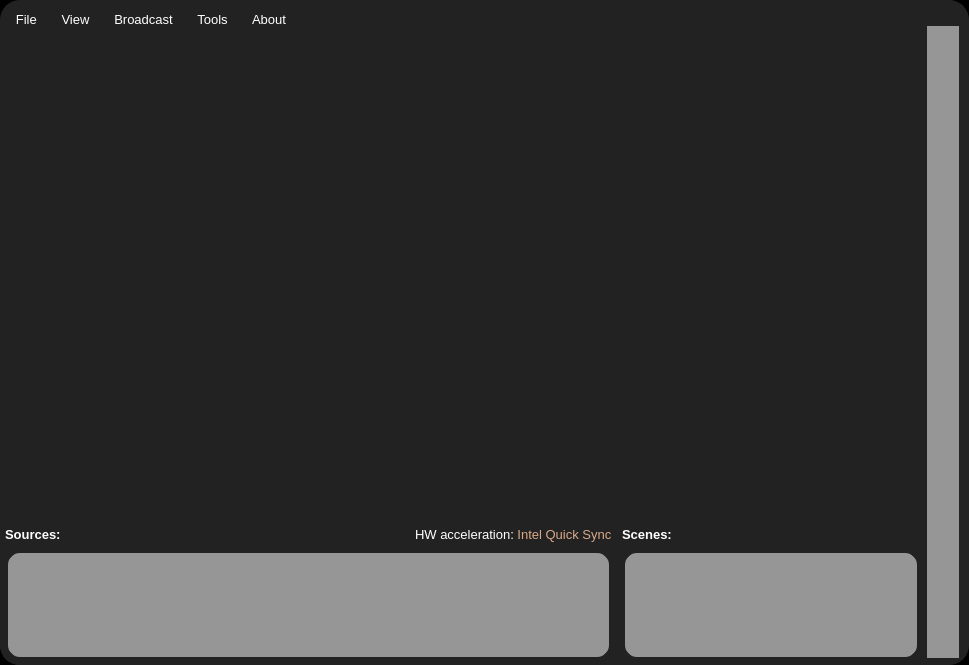
<?xml version="1.0" encoding="UTF-8"?>
<ui version="4.0">
 <class>MediaQuickSyncClass</class>
 <widget class="QMainWindow" name="MediaQuickSyncClass">
  <property name="geometry">
   <rect>
    <x>0</x>
    <y>0</y>
    <width>969</width>
    <height>665</height>
   </rect>
  </property>
  <property name="windowTitle">
   <string>MediaQuickSync</string>
  </property>
  <property name="windowIcon">
   <iconset>
    <normaloff>:/MediaQuickSync/resources/GoContactSyncLogo.ico</normaloff>:/MediaQuickSync/resources/GoContactSyncLogo.ico</iconset>
  </property>
  <property name="styleSheet">
   <string notr="true">QMainWindow{
background: black;
}</string>
  </property>
  <property name="animated">
   <bool>true</bool>
  </property>
  <property name="documentMode">
   <bool>false</bool>
  </property>
  <widget class="QWidget" name="centralWidget">
   <property name="layoutDirection">
    <enum>Qt::LeftToRight</enum>
   </property>
   <property name="autoFillBackground">
    <bool>false</bool>
   </property>
   <property name="styleSheet">
    <string notr="true">QWidget {
background: #222222;
border: 2px solid #222222;
border-radius: 20px;
}
QPushButton{
background-color: rgba( 255, 255, 255, 0% );
color: white;
}
QPushButton:hover{
background-color: rgb(53, 120, 191, 150);;
}
QListWidget{
font-size: 14px;
background: rgb(240, 240, 250);
border: 8px solid #222222;
border-radius: 20px;
}
QListWidget::item:selected{
background-color: transparent;
border: 0px;
}
QLabel{
color: white;
}
QMenuBar{
background: black;
color: white;
border-radius: 10px;
border: 10px solid black;
}
QMenu {
border: 1px solid gray;
border-radius: 10px;
background: #bbbbbb;
}

QMenu::item {
padding: 2px 20px 2px 20px;
border: 1px solid transparent; 
spacing: 20px;
}


QMenu::item:selected {
border-color: darkblue;
background: rgb(53, 120, 191, 150);
color:white;
}

QMenu::separator {
height: 2px;
margin: 2px 5px 2px 4px;
}

QMenu::indicator {
width: 20px;
height: 13px;
}</string>
   </property>
   <layout class="QGridLayout" name="gridLayout">
    <property name="leftMargin">
     <number>0</number>
    </property>
    <property name="topMargin">
     <number>0</number>
    </property>
    <property name="rightMargin">
     <number>4</number>
    </property>
    <property name="bottomMargin">
     <number>0</number>
    </property>
    <property name="spacing">
     <number>0</number>
    </property>
    <item row="0" column="0">
     <layout class="QHBoxLayout" name="horizontalLayout_5" stretch="100,1">
      <property name="spacing">
       <number>0</number>
      </property>
      <property name="sizeConstraint">
       <enum>QLayout::SetDefaultConstraint</enum>
      </property>
      <property name="leftMargin">
       <number>0</number>
      </property>
      <item>
       <layout class="QVBoxLayout" name="verticalLayout_3" stretch="0,100,1">
        <property name="spacing">
         <number>0</number>
        </property>
        <property name="sizeConstraint">
         <enum>QLayout::SetDefaultConstraint</enum>
        </property>
        <property name="topMargin">
         <number>10</number>
        </property>
        <item>
         <layout class="QHBoxLayout" name="horizontalLayout">
          <property name="spacing">
           <number>20</number>
          </property>
          <property name="leftMargin">
           <number>10</number>
          </property>
          <item>
           <widget class="QPushButton" name="File">
            <property name="font">
             <font>
              <pointsize>10</pointsize>
              <weight>50</weight>
              <bold>false</bold>
             </font>
            </property>
            <property name="styleSheet">
             <string notr="true"/>
            </property>
            <property name="text">
             <string> File</string>
            </property>
            <property name="icon">
             <iconset>
              <normaloff>:/MediaQuickSync/resources/MediaQuickSync.ico</normaloff>:/MediaQuickSync/resources/MediaQuickSync.ico</iconset>
            </property>
           </widget>
          </item>
          <item>
           <widget class="QPushButton" name="View">
            <property name="font">
             <font>
              <pointsize>10</pointsize>
             </font>
            </property>
            <property name="text">
             <string>View</string>
            </property>
           </widget>
          </item>
          <item>
           <widget class="QPushButton" name="Broadcast">
            <property name="font">
             <font>
              <pointsize>10</pointsize>
             </font>
            </property>
            <property name="styleSheet">
             <string notr="true"/>
            </property>
            <property name="text">
             <string>Broadcast</string>
            </property>
           </widget>
          </item>
          <item>
           <widget class="QPushButton" name="Tools">
            <property name="font">
             <font>
              <pointsize>10</pointsize>
             </font>
            </property>
            <property name="styleSheet">
             <string notr="true"/>
            </property>
            <property name="text">
             <string>Tools</string>
            </property>
           </widget>
          </item>
          <item>
           <widget class="QPushButton" name="Help">
            <property name="font">
             <font>
              <pointsize>10</pointsize>
             </font>
            </property>
            <property name="styleSheet">
             <string notr="true"/>
            </property>
            <property name="text">
             <string>About</string>
            </property>
           </widget>
          </item>
          <item>
           <spacer name="horizontalSpacer_2">
            <property name="orientation">
             <enum>Qt::Horizontal</enum>
            </property>
            <property name="sizeHint" stdset="0">
             <size>
              <width>40</width>
              <height>20</height>
             </size>
            </property>
           </spacer>
          </item>
         </layout>
        </item>
        <item>
         <widget class="QLabel" name="render_space">
          <property name="text">
           <string/>
          </property>
         </widget>
        </item>
        <item>
         <layout class="QHBoxLayout" name="horizontalLayout_7" stretch="8,4">
          <property name="spacing">
           <number>0</number>
          </property>
          <item>
           <layout class="QVBoxLayout" name="verticalLayout_5">
            <property name="spacing">
             <number>0</number>
            </property>
            <item>
             <layout class="QHBoxLayout" name="horizontalLayout_18">
              <property name="leftMargin">
               <number>0</number>
              </property>
              <item>
               <widget class="QLabel" name="label_2">
                <property name="styleSheet">
                 <string notr="true"/>
                </property>
                <property name="text">
                 <string>&lt;html&gt;&lt;head/&gt;&lt;body&gt;&lt;p&gt;&lt;span style=&quot; font-size:10pt; font-weight:600;&quot;&gt;Sources:&lt;/span&gt;&lt;/p&gt;&lt;/body&gt;&lt;/html&gt;</string>
                </property>
               </widget>
              </item>
              <item>
               <spacer name="horizontalSpacer">
                <property name="orientation">
                 <enum>Qt::Horizontal</enum>
                </property>
                <property name="sizeHint" stdset="0">
                 <size>
                  <width>40</width>
                  <height>20</height>
                 </size>
                </property>
               </spacer>
              </item>
              <item>
               <widget class="QLabel" name="label_6">
                <property name="text">
                 <string>&lt;html&gt;&lt;head/&gt;&lt;body&gt;&lt;p&gt;&lt;span style=&quot; font-size:10pt;&quot;&gt;HW acceleration: &lt;/span&gt;&lt;span style=&quot; font-size:10pt; color:#d8a988;&quot;&gt;Intel Quick Sync&lt;/span&gt;&lt;/p&gt;&lt;/body&gt;&lt;/html&gt;</string>
                </property>
               </widget>
              </item>
             </layout>
            </item>
            <item>
             <widget class="QListWidget" name="list_sources">
              <property name="minimumSize">
               <size>
                <width>0</width>
                <height>120</height>
               </size>
              </property>
              <property name="styleSheet">
               <string notr="true">background: rgb(150, 150, 150);</string>
              </property>
             </widget>
            </item>
           </layout>
          </item>
          <item>
           <layout class="QVBoxLayout" name="verticalLayout_6">
            <property name="spacing">
             <number>0</number>
            </property>
            <item>
             <layout class="QHBoxLayout" name="horizontalLayout_14">
              <property name="leftMargin">
               <number>0</number>
              </property>
              <item>
               <widget class="QLabel" name="label_3">
                <property name="styleSheet">
                 <string notr="true"/>
                </property>
                <property name="text">
                 <string>&lt;html&gt;&lt;head/&gt;&lt;body&gt;&lt;p&gt;&lt;span style=&quot; font-size:10pt; font-weight:600;&quot;&gt;Scenes:&lt;/span&gt;&lt;/p&gt;&lt;/body&gt;&lt;/html&gt;</string>
                </property>
               </widget>
              </item>
              <item>
               <spacer name="horizontalSpacer_3">
                <property name="orientation">
                 <enum>Qt::Horizontal</enum>
                </property>
                <property name="sizeHint" stdset="0">
                 <size>
                  <width>40</width>
                  <height>20</height>
                 </size>
                </property>
               </spacer>
              </item>
             </layout>
            </item>
            <item>
             <widget class="QListWidget" name="list_scenes">
              <property name="minimumSize">
               <size>
                <width>0</width>
                <height>120</height>
               </size>
              </property>
              <property name="styleSheet">
               <string notr="true">background: rgb(150, 150, 150);</string>
              </property>
             </widget>
            </item>
           </layout>
          </item>
         </layout>
        </item>
       </layout>
      </item>
      <item>
       <layout class="QVBoxLayout" name="verticalLayout" stretch="0,10">
        <property name="spacing">
         <number>0</number>
        </property>
        <property name="sizeConstraint">
         <enum>QLayout::SetDefaultConstraint</enum>
        </property>
        <property name="leftMargin">
         <number>0</number>
        </property>
        <property name="topMargin">
         <number>4</number>
        </property>
        <property name="rightMargin">
         <number>4</number>
        </property>
        <property name="bottomMargin">
         <number>5</number>
        </property>
        <item>
         <layout class="QHBoxLayout" name="horizontalLayout_2">
          <item>
           <spacer name="horizontalSpacer_4">
            <property name="orientation">
             <enum>Qt::Horizontal</enum>
            </property>
            <property name="sizeHint" stdset="0">
             <size>
              <width>40</width>
              <height>20</height>
             </size>
            </property>
           </spacer>
          </item>
          <item>
           <widget class="QPushButton" name="exit_button">
            <property name="text">
             <string/>
            </property>
            <property name="icon">
             <iconset>
              <normaloff>:/MediaQuickSync/resources/power_off_black.png</normaloff>:/MediaQuickSync/resources/power_off_black.png</iconset>
            </property>
            <property name="iconSize">
             <size>
              <width>32</width>
              <height>32</height>
             </size>
            </property>
           </widget>
          </item>
         </layout>
        </item>
        <item>
         <widget class="QLabel" name="label">
          <property name="styleSheet">
           <string notr="true">background: rgb(150, 150, 150);</string>
          </property>
          <property name="frameShape">
           <enum>QFrame::NoFrame</enum>
          </property>
          <property name="text">
           <string/>
          </property>
          <property name="pixmap">
           <pixmap>:/MediaQuickSync/resources/mqs.png</pixmap>
          </property>
          <property name="scaledContents">
           <bool>false</bool>
          </property>
          <property name="alignment">
           <set>Qt::AlignLeading|Qt::AlignLeft|Qt::AlignTop</set>
          </property>
         </widget>
        </item>
       </layout>
      </item>
     </layout>
    </item>
   </layout>
  </widget>
  <action name="actionAbout">
   <property name="text">
    <string>About</string>
   </property>
  </action>
  <action name="actionCheck_for_updates">
   <property name="text">
    <string>Check for updates...</string>
   </property>
  </action>
  <action name="actionNews">
   <property name="text">
    <string>Latest news...</string>
   </property>
  </action>
  <action name="actionRead_forum">
   <property name="text">
    <string>Contents</string>
   </property>
  </action>
  <action name="actionForum">
   <property name="text">
    <string>Forum...</string>
   </property>
  </action>
  <action name="actionTwiter">
   <property name="text">
    <string>Support</string>
   </property>
  </action>
  <action name="actionAdd_delay">
   <property name="text">
    <string>Activate delay...</string>
   </property>
  </action>
  <action name="actionMy_recordings">
   <property name="text">
    <string>My recordings...</string>
   </property>
  </action>
  <action name="actionExit">
   <property name="text">
    <string>Exit</string>
   </property>
  </action>
  <action name="actionAdd_Camera">
   <property name="text">
    <string>Add camera</string>
   </property>
  </action>
  <action name="actionAdd_media_file">
   <property name="text">
    <string>Add media file</string>
   </property>
  </action>
  <action name="actionAdd_screen_region">
   <property name="text">
    <string>Add screen region</string>
   </property>
  </action>
  <action name="actionAdd_game">
   <property name="text">
    <string>Add game</string>
   </property>
  </action>
  <action name="actionLoad_configuration">
   <property name="text">
    <string>Load</string>
   </property>
  </action>
  <action name="actionSave_configuration">
   <property name="text">
    <string>Save</string>
   </property>
  </action>
  <action name="actionNew_configuration">
   <property name="text">
    <string>New</string>
   </property>
  </action>
  <action name="actionTranslations">
   <property name="text">
    <string>Translations</string>
   </property>
  </action>
  <action name="actionAdd">
   <property name="text">
    <string>Edit...</string>
   </property>
  </action>
  <action name="actionEdit_encoder">
   <property name="text">
    <string>Edit...</string>
   </property>
  </action>
 </widget>
 <layoutdefault spacing="6" margin="11"/>
 <resources>
  <include location="resources/mediaquicksync.qrc"/>
  <include location="resources/mediaquicksync.qrc"/>
  <include location="resources/mediaquicksync.qrc"/>
 </resources>
 <connections>
  <connection>
   <sender>exit_button</sender>
   <signal>clicked()</signal>
   <receiver>MediaQuickSyncClass</receiver>
   <slot>close()</slot>
   <hints>
    <hint type="sourcelabel">
     <x>665</x>
     <y>20</y>
    </hint>
    <hint type="destinationlabel">
     <x>349</x>
     <y>334</y>
    </hint>
   </hints>
  </connection>
 </connections>
</ui>
